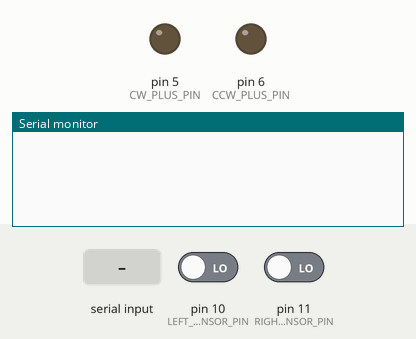
This sketch was run on a simulated Arduino Uno, built with avr-gcc and run on an emulated ATmega328P. Parts: output pins drawn as LEDs (lit = HIGH), the last lines printed to the serial monitor. Inputs (shaded band) come from the test bench; at power-on: pin 10 (LEFT_SENSOR_PIN) LOW, pin 11 (RIGHT_SENSOR_PIN) LOW.

Above: at 1.2 s.
1.3 s: "C" received over Serial
At 2.5 s:
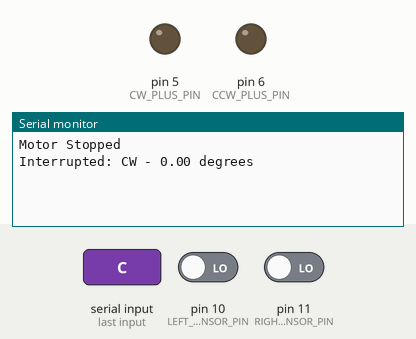
2.8 s: "D" received over Serial
At 3.6 s:
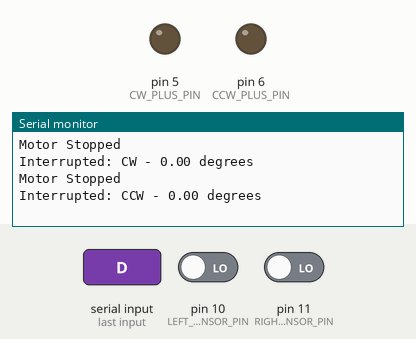
4.3 s: "R" received over Serial
At 5.4 s:
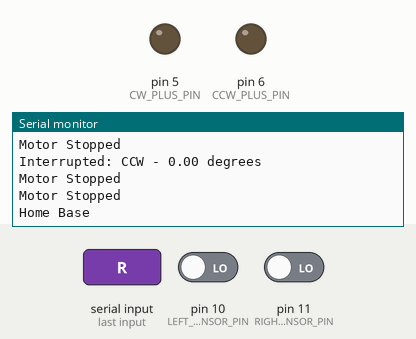

Measured:
- after the input at 1.3 s, the serial monitor: prints a new line at once (image 1)
- after the input at 2.8 s, the serial monitor: prints a new line at once (image 2)
- after the input at 4.3 s, the serial monitor: prints a new line at once (image 3)

The sketch:

J-looped2.ino
```cpp
// Pin Definitions
const int CW_PLUS_PIN = 5;
const int CCW_PLUS_PIN = 6;
const int RIGHT_SENSOR_PIN = 11;
const int LEFT_SENSOR_PIN = 10;

// Motor Step Delay (Speed)
unsigned long stepDelay = 10000;

// Flags to track motor movement and interruption
bool rotatingCW = false;
bool rotatingCCW = false;
bool rotatingReset = false;
bool stopped = true;

// Function to move the motor in a specified direction and angle
void moveMotor(int angleDegrees, bool clockwise) {
  int steps = angleDegrees / 0.72;  // Calculate steps based on angle

  if (clockwise) {
    digitalWrite(CW_PLUS_PIN, HIGH);
    digitalWrite(CCW_PLUS_PIN, LOW);
  } else {
    digitalWrite(CW_PLUS_PIN, LOW);
    digitalWrite(CCW_PLUS_PIN, HIGH);
  }

  // Move the motor for the specified steps
  for (int i = 0; i < steps; i++) {
    if (rotatingCW && digitalRead(LEFT_SENSOR_PIN) == LOW) {
      // Interrupted by left sensor during CW rotation
      rotatingCW = false;
      rotatingCCW = false;
      moveMotor(8, false);  // Rotate 8 degrees CCW
      Serial.println("Interrupted: CW - " + String(i * 0.72) + " degrees");
      return;
    }

    if (rotatingCCW && digitalRead(RIGHT_SENSOR_PIN) == LOW) {
      // Interrupted by right sensor during CCW rotation
      rotatingCW = false;
      rotatingCCW = false;
      moveMotor(8, true);  // Rotate 8 degrees CW
      Serial.println("Interrupted: CCW - " + String(i * 0.72) + " degrees");
      return;
    }

    if (stopped) {
      // Motor stopped by 'S' command
      digitalWrite(CW_PLUS_PIN, LOW);
      digitalWrite(CCW_PLUS_PIN, LOW);
      Serial.println("Motor Stopped");
      return;
    }

    // Move one step
    digitalWrite(CW_PLUS_PIN, HIGH);
    digitalWrite(CCW_PLUS_PIN, HIGH);
    delayMicroseconds(stepDelay);
    digitalWrite(CW_PLUS_PIN, LOW);
    digitalWrite(CCW_PLUS_PIN, LOW);
    delayMicroseconds(stepDelay);
  }

  Serial.println("Moved: " + String(angleDegrees) + " degrees " + (clockwise ? "CW" : "CCW"));
}

// Variable to store rotation steps
int rotationSteps = 0;

void setup() {
  pinMode(CW_PLUS_PIN, OUTPUT);
  pinMode(CCW_PLUS_PIN, OUTPUT);
  pinMode(RIGHT_SENSOR_PIN, INPUT);
  pinMode(LEFT_SENSOR_PIN, INPUT);
  Serial.begin(9600);
}

void loop() {
  if (Serial.available() > 0) {
    char command = Serial.read();
    switch (command) {
      case 'C':
        rotatingCW = true;
        moveMotor(90, true);  // Rotate 90 degrees CW
        rotatingCW = false;
        break;
      case 'D':
        rotatingCCW = true;
        moveMotor(90, false);  // Rotate 90 degrees CCW
        rotatingCCW = false;
        break;
      case 'R':
        rotatingReset = true;
        rotationSteps = 0;
        while (digitalRead(RIGHT_SENSOR_PIN) == HIGH) {
          digitalWrite(CW_PLUS_PIN, HIGH);
          digitalWrite(CCW_PLUS_PIN, LOW);
          delayMicroseconds(stepDelay);
          rotationSteps++;
        }
        moveMotor(188 - (rotationSteps * 0.72), true);  // Rotate remaining degrees CW
        if (digitalRead(LEFT_SENSOR_PIN) == LOW) {
          moveMotor(8, false);  // Rotate 8 degrees CCW
          Serial.println("Home Base");
        } else {
          moveMotor(8, true);  // Rotate 8 degrees CW
          Serial.println("Home Base");
        }
        rotatingReset = false;
        break;
      case 'S':
        stopped = true;
        break;
      case 'I':
        if (rotatingCW || rotatingCCW) {
          Serial.println("Rotating in " + String(rotatingCW ? "CW" : "CCW") + " direction");
        } else if (rotatingReset) {
          Serial.println("Rotating to Home Base");
        } else if (stopped) {
          if (digitalRead(LEFT_SENSOR_PIN) == LOW) {
            Serial.println("Stopped: Home Base");
          } else {
            Serial.println("Stopped: Not Home Base");
          }
        }
        break;
      case 'V':
        // Handle speed change (not implemented in this example)
        break;
      default:
        break;
    }
  }
}
```
